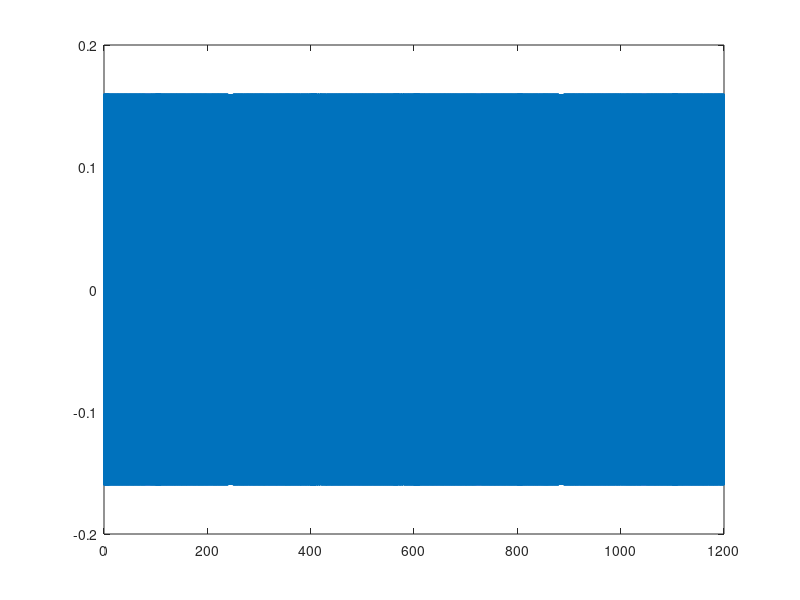

This figure's MATLAB source: (Note: this script raises an error after producing the figure.)
%% Code to generate a csv file that contains a signal created by this script for use in APDL input excitation force
clear all

% input parameters
m1=0.1; 
m2=0.5*m1;
k1=1000;
k2=1.5*k1;


Fsteps=0.25; %Hz 0.25 Hz each up step
il=10; %interval length
A=0.16; %amplitude 
low=10; %low interval
high=40; %high interval
%
hf=high; %highest frequency
dt=1/(20*hf); %time step size
lt=((high-low)/Fsteps)*il;
% Fsteps=(high-low)/(lt/il); %freq step size
Tsteps=dt;
time=dt:Tsteps:il;
excel=[];
%% create vector, then write to csv file.
for i=1:(lt/il) %how many intervals
        freq=low+Fsteps*(i-1);
        data=A*sin(time.*freq*2*pi);
        
        excel=[excel data];
end
timeTotal=dt:Tsteps:lt;
% excel=fliplr(excel);
var=[timeTotal' excel'];

figure
plot(timeTotal,(excel))

file='U:\_PhD\APDL\Validation\DuffingValDec17\LinearSweepTS3.csv';
csvwrite(file,var);
%% Sweep Plot

file = 'U:\_PhD\APDL\Validation\DuffingValDec17\DuffOneUnitTrans265.csv';
M=csvread(file,1,0); %start reading from row 3, column 1

time = M((1:end),1);      % excitation frequency
velo1=M((1:end),4);
velo2=M((1:end),5);

w0=(zeros(length(time),1))';
w1=(zeros(length(time),1))';
w2=w1;

freq=low+Fsteps:Fsteps:high;
ranger=1:(length(M)/(lt/il));
step_freq=low;
for ii=1:(lt/il)-1 %frequency intervals
    w0(:,ranger)=step_freq;
    mu=mean(velo1(ranger));
    mu2=mean(velo2(ranger));
    w1(:,ranger)=mu;   % average of velo1
    w2(:,ranger)=mu2;
    step_freq=step_freq+Fsteps;
    ranger=ranger+round((length(M)/(lt/il)));
end

KE1hat=(0.5*m1*w1.^2);
KE2hat=(0.5*m2*w2.^2);

RDRhat=KE2hat./(KE1hat+KE2hat);
% RDR_avg=mean(RDRhat);
% avg=ones(length(time),1);
% avg=avg*RDR_avg;

figure
hold on
plot(w0,(RDRhat),'b-*')
grid on
xlabel ('Input Frequency, Hz','FontSize',18)
ylabel ('Energy Distribution','FontSize',18)
legend S1


